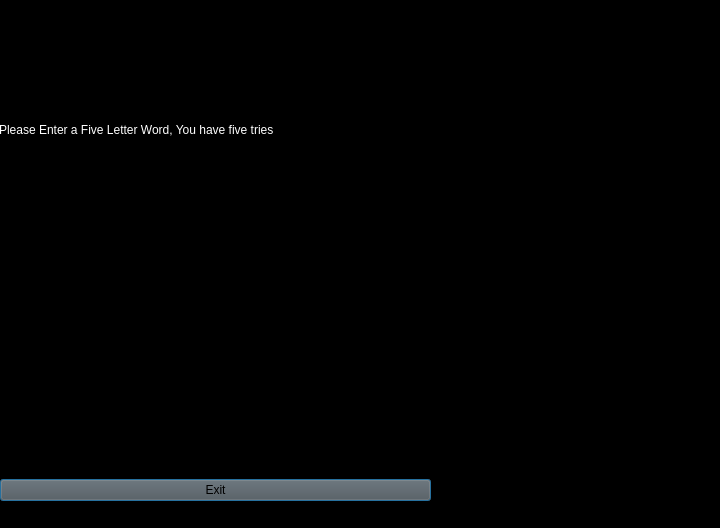
<?xml version="1.0" encoding="UTF-8"?>
<ui version="4.0">
 <class>Wordle</class>
 <widget class="QDialog" name="Wordle">
  <property name="geometry">
   <rect>
    <x>0</x>
    <y>0</y>
    <width>720</width>
    <height>528</height>
   </rect>
  </property>
  <property name="windowTitle">
   <string>Dialog</string>
  </property>
  <property name="styleSheet">
   <string notr="true">background-color: rgb(0, 0, 0);
</string>
  </property>
  <widget class="QWidget" name="verticalLayoutWidget">
   <property name="geometry">
    <rect>
     <x>431</x>
     <y>0</y>
     <width>1181</width>
     <height>531</height>
    </rect>
   </property>
   <layout class="QVBoxLayout" name="verticalLayout">
    <item>
     <widget class="QLabel" name="label">
      <property name="text">
       <string>&lt;html&gt;&lt;head/&gt;&lt;body&gt;&lt;p&gt;&lt;img src=&quot;:/images/alleyway 2.jpg&quot;/&gt;&lt;/p&gt;&lt;/body&gt;&lt;/html&gt;</string>
      </property>
     </widget>
    </item>
   </layout>
  </widget>
  <widget class="QWidget" name="horizontalLayoutWidget">
   <property name="geometry">
    <rect>
     <x>-1</x>
     <y>-1</y>
     <width>431</width>
     <height>261</height>
    </rect>
   </property>
   <layout class="QHBoxLayout" name="horizontalLayout">
    <item>
     <widget class="QLabel" name="outputConsole">
      <property name="styleSheet">
       <string notr="true">font: 350 12pt &quot;Segoe UI Semilight&quot;;

color: rgb(255, 255, 255);
</string>
      </property>
      <property name="text">
       <string>Please Enter a Five Letter Word, You have five tries</string>
      </property>
     </widget>
    </item>
   </layout>
  </widget>
  <widget class="QWidget" name="verticalLayoutWidget_2">
   <property name="geometry">
    <rect>
     <x>0</x>
     <y>400</y>
     <width>431</width>
     <height>61</height>
    </rect>
   </property>
   <layout class="QVBoxLayout" name="verticalLayout_2">
    <item>
     <widget class="QTextEdit" name="input">
      <property name="styleSheet">
       <string notr="true">font: 18pt &quot;Segoe UI&quot;;
color: rgb(255, 255, 255);</string>
      </property>
     </widget>
    </item>
   </layout>
  </widget>
  <widget class="QWidget" name="verticalLayoutWidget_3">
   <property name="geometry">
    <rect>
     <x>0</x>
     <y>460</y>
     <width>431</width>
     <height>61</height>
    </rect>
   </property>
   <layout class="QVBoxLayout" name="verticalLayout_3">
    <item>
     <widget class="QPushButton" name="Quit">
      <property name="styleSheet">
       <string notr="true">background-color: rgb(85, 85, 85);
font: 18pt &quot;Segoe UI&quot;;</string>
      </property>
      <property name="text">
       <string>Exit</string>
      </property>
     </widget>
    </item>
   </layout>
  </widget>
  <widget class="QTextEdit" name="textEdit">
   <property name="geometry">
    <rect>
     <x>0</x>
     <y>260</y>
     <width>431</width>
     <height>141</height>
    </rect>
   </property>
   <property name="html">
    <string>&lt;!DOCTYPE HTML PUBLIC &quot;-//W3C//DTD HTML 4.0//EN&quot; &quot;http://www.w3.org/TR/REC-html40/strict.dtd&quot;&gt;
&lt;html&gt;&lt;head&gt;&lt;meta name=&quot;qrichtext&quot; content=&quot;1&quot; /&gt;&lt;meta charset=&quot;utf-8&quot; /&gt;&lt;style type=&quot;text/css&quot;&gt;
p, li { white-space: pre-wrap; }
&lt;/style&gt;&lt;/head&gt;&lt;body style=&quot; font-family:'Segoe UI'; font-size:9pt; font-weight:400; font-style:normal;&quot;&gt;
&lt;p style=&quot; margin-top:0px; margin-bottom:0px; margin-left:0px; margin-right:0px; -qt-block-indent:0; text-indent:0px;&quot;&gt;&lt;span style=&quot; font-size:12pt;&quot;&gt;Upon putting your hand on the machine, you feel a strong pull and your hand is glued into place, be warned, trying to pull your hand out early or guessing wrong five times will result in death.&lt;/span&gt;&lt;/p&gt;&lt;/body&gt;&lt;/html&gt;</string>
   </property>
  </widget>
 </widget>
 <resources/>
 <connections/>
</ui>
